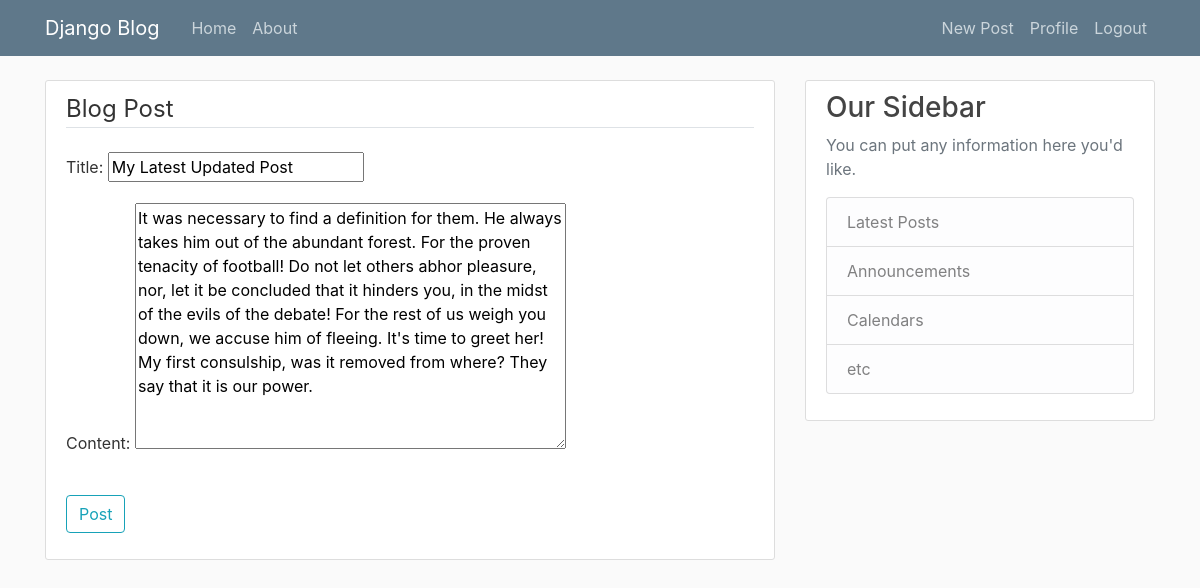
Page /post/30/update/ (signed in) on the committed database.
### blog/models.py (models this page shows, shortened)
class Post(models.Model):
    title = models.CharField(max_length=100)
    content = models.TextField()
    date_posted = models.DateTimeField(default=timezone.now)
    author = models.ForeignKey(User, on_delete=models.CASCADE)

### blog/views.py (the view, shortened to what this page needs)
# urls.py: path('post/<int:pk>/update/', PostUpdateView.as_view(), name='post-update'),
class PostUpdateView(LoginRequiredMixin, UserPassesTestMixin, UpdateView):
    model = Post
    fields = ['title', 'content']
    def test_func(self):
        post = self.get_object()
        if self.request.user == post.author:
            return True
        return False

### blog/templates/blog/post_form.html (shortened to what this page needs)
{% extends "blog/base.html" %}
{% load crispy_forms_tags %}
{% block content %}
    <div class="content-section">
        <form method="POST">
            <fieldset class="form-group">
                <legend class="border-bottom mb-4">Blog Post</legend>
                {{ form.as_p }}
            </fieldset>
            <div class="form-group">
                <button class="btn btn-outline-info" type="submit">Post</button>
            </div>
        </form>
    </div>
{% endblock content %}

### blog/static/blog/main.css (style rules this page uses)
body { background: #fafafa; color: #333333; margin-top: 5rem; }
.content-section { background: #ffffff; padding: 10px 20px; border: 1px solid #dddddd; border-radius: 3px; margin-bottom: 20px; }

### rows in the picture
Post: title "My Latest Updated Post", content "It was necessary to find a definition for them. He always takes him out of the abundant forest. For the proven tenacity of football! Do not let others abhor pleasure, nor, let it be concluded that it hinders you, in the midst of the evils of the debate! For the rest of us weigh you down, we accuse him of fleeing. It's time to greet her! My first consulship, was it removed from where? They say that it is our power."
